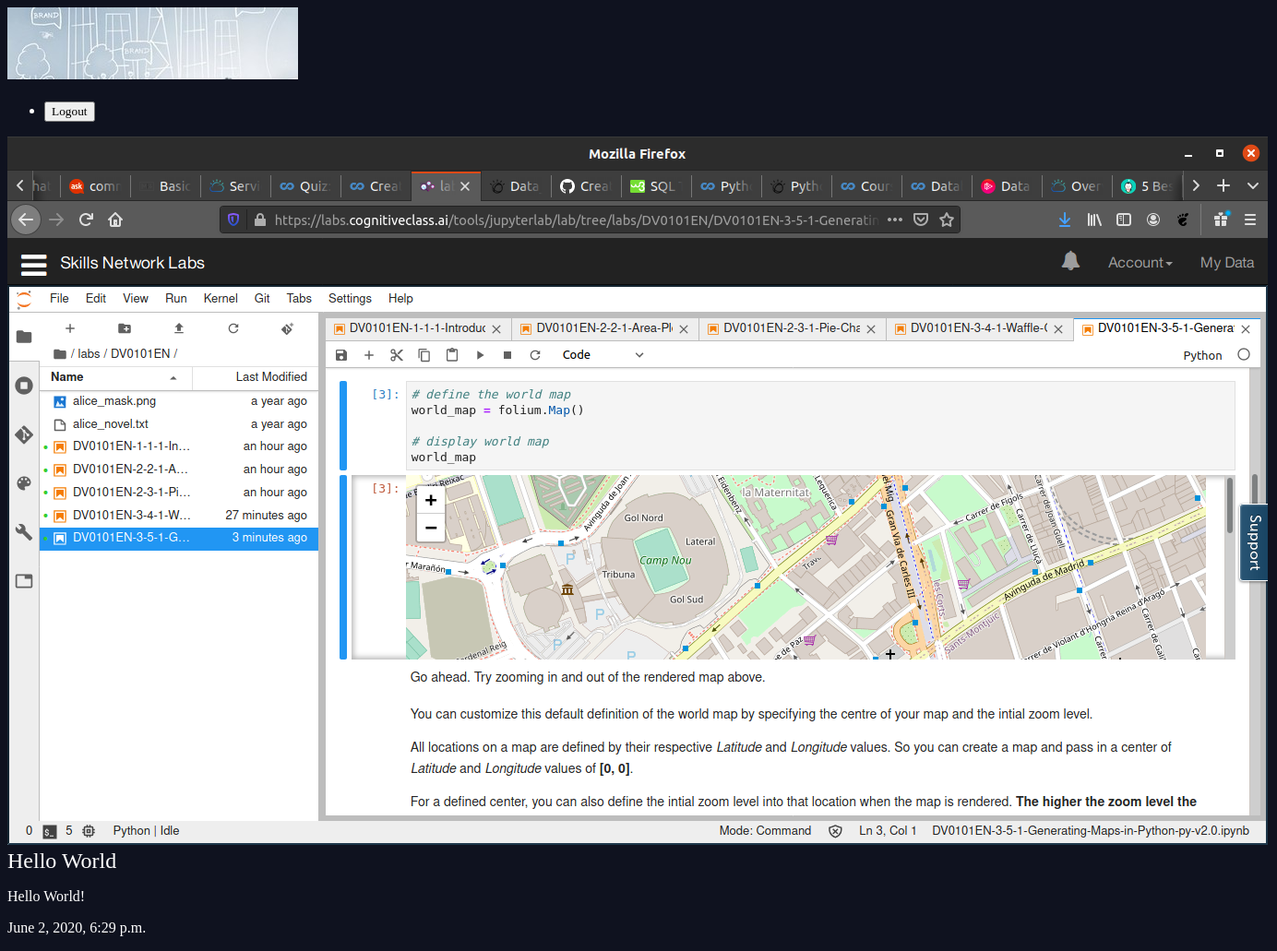
Screenshot of /article/hello-world/ with the database file from the repository.
### djangoblog/models.py (models this page shows, shortened)
class Article(models.Model):
    title = models.CharField(max_length=100)
    slug = models.SlugField()
    body = models.TextField()
    date = models.DateTimeField(auto_now_add=True)
    thumb = models.ImageField(default='default.png', blank=True)

### djangoblog/views.py (the view)
# urls.py: path('article/<slug>/', views.article_detail, name='article_detail'),
def article_detail(request, slug):
    article = Article.objects.get(slug=slug)
    return render(request, 'djangoblog/article_detail.html', {'article': article})

### djangoblog/templates/djangoblog/article_detail.html
{% extends 'base_layout.html' %}
{% block content %}
<div class="article_detail">
    <div class="article">
        <img src="{{ article.thumb.url }}" />
        <h2>{{ article.title }}</h2>
        <p>{{ article.body }}</p>
        <p>{{ article.date }}</p>
    </div>
</div>
{% endblock %}

### djangoblog/static/djangoblog/style.css (style rules this page uses)
body { background-color: #0f121f; background-repeat: no-repeat; color: #fff; }
body * { font-family: Ubuntu; }
h1, h2, h3, h4, h5 { font-weight: normal; margin: 0; }

### rows the page displays
Article: thumb (picture), title "Hello World", body "Hello World!", date "June 2, 2020, 6:29 p.m."
